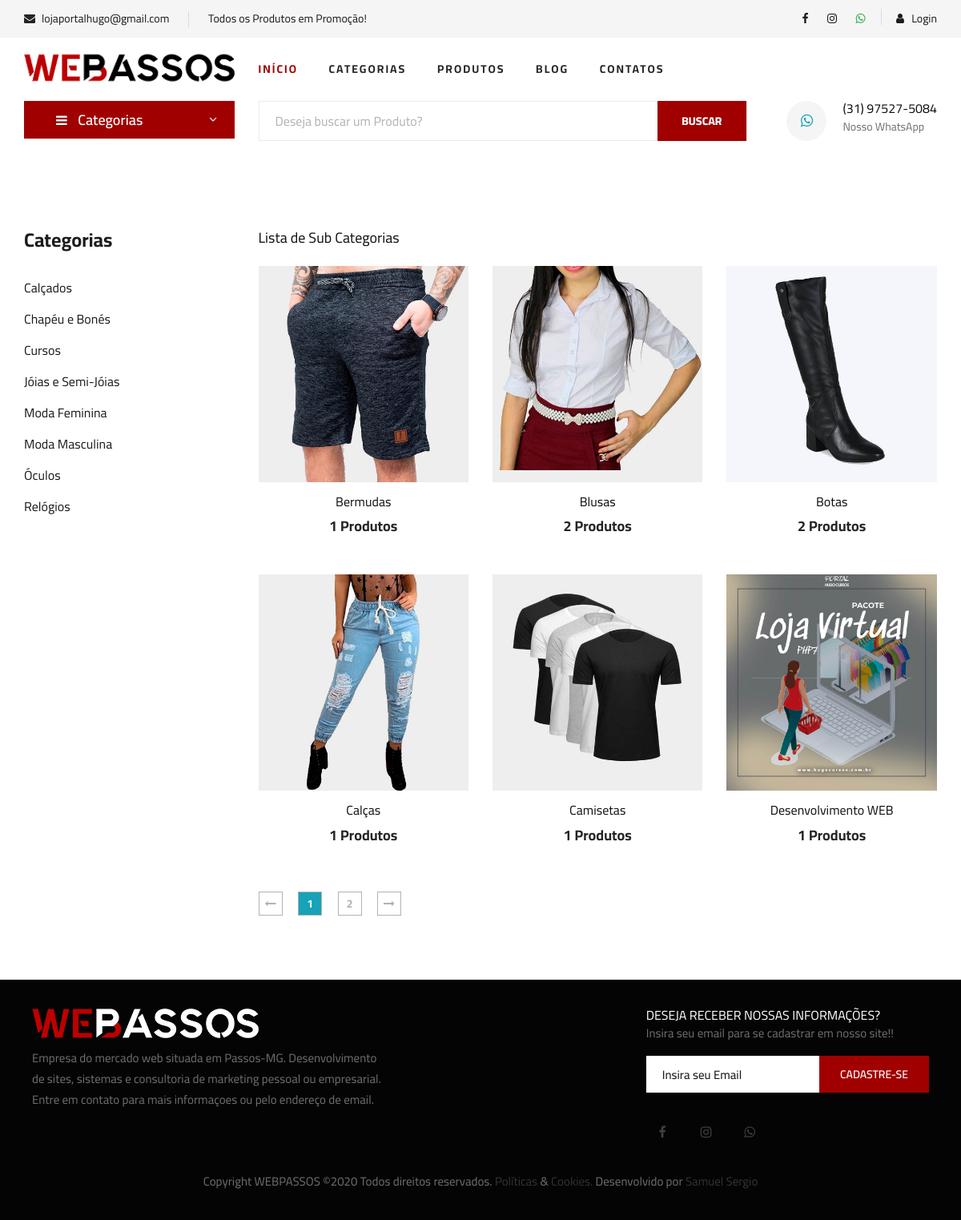
Screenshot of /sub-categorias.php with the database file from the repository.
### tables this page shows
CREATE TABLE `categorias` (
  `id` int(11) NOT NULL AUTO_INCREMENT,
  `nome` varchar(50) NOT NULL,
  `nome_url` varchar(50) NOT NULL,
  `imagem` varchar(100) NOT NULL,
  PRIMARY KEY (`id`)
);

CREATE TABLE `sub_categorias` (
  `id` int(11) NOT NULL AUTO_INCREMENT,
  `nome` varchar(50) NOT NULL,
  `nome_url` varchar(50) NOT NULL,
  `imagem` varchar(100) NOT NULL,
  `id_categoria` int(11) NOT NULL,
  PRIMARY KEY (`id`)
);

### config.php (called while the page is built, shortened)
<?php
$itens_por_pagina = 6;
 ?>

### sub-categorias.php (the view, shortened to what this page needs)
<?php
require_once("cabecalho.php");
?>
<?php
require_once("cabecalho-busca.php");
?>
<?php
if(@$_GET['pagina'] != null){
    $pag = $_GET['pagina'];
}else{
    $pag = 0;
}
$limite = $pag * @$itens_por_pagina;
$pagina = $pag;
$nome_pag = 'sub-categorias.php';
 ?>
<?php
$categoria_get = @$_GET['nome'];
$query = $pdo->query("SELECT * FROM categorias where nome_url = '$categoria_get' ");
$res = $query->fetchAll(PDO::FETCH_ASSOC);
$id_categoria = @$res[0]['id'];
 ?>
<section class="product spad">
    <div class="container">
        <div class="row">
            <div class="col-lg-3 col-md-5">
                <div class="sidebar">
                    <div class="sidebar__item">
                        <h4>Categorias</h4>
                        <ul>
                            <?php
                            $query = $pdo->query("SELECT * FROM categorias order by nome asc ");
                            $res = $query->fetchAll(PDO::FETCH_ASSOC);
                            for ($i=0; $i < count($res); $i++) {
                              $nome = $res[$i]['nome'];
                              $nome_url = $res[$i]['nome_url'];
                              ?>
                              <li><a href="sub-categoria-de-<?php echo $nome_url ?>"><?php echo $nome ?></a></li>
                          <?php } ?>
                      </ul>
                  </div>
              </div>
          </div>
          <div class="col-lg-9 col-md-7">
<h5>Lista de Sub Categorias</h5>
            <div class="row mt-4">
               <?php
               if($categoria_get != "") {
               	$query = $pdo->query("SELECT * FROM sub_categorias where id_categoria = '$id_categoria' order by nome asc");
               }else{
               	 $query = $pdo->query("SELECT * FROM sub_categorias order by nome asc LIMIT $limite, $itens_por_pagina");
               }
               $res = $query->fetchAll(PDO::FETCH_ASSOC);
               for ($i=0; $i < count($res); $i++) {
                  $nome = $res[$i]['nome'];
                  $imagem = $res[$i]['imagem'];
                  $nome_url = $res[$i]['nome_url'];
                  $id = $res[$i]['id'];
                  $query2 = $pdo->query("SELECT * FROM produtos where sub_categoria = '$id' ");
                  $res2 = $query2->fetchAll(PDO::FETCH_ASSOC);
                  $total_itens = @count($res2);
                  $query3 = $pdo->query("SELECT * FROM sub_categorias ");
                  $res3 = $query3->fetchAll(PDO::FETCH_ASSOC);
                  $num_total = @count($res3);
                  $num_paginas = ceil($num_total/$itens_por_pagina);
                  ?>
                  <div class="col-lg-4 col-md-6 col-sm-6">
                    <div class="product__item">
                        <div class="product__item__pic set-bg" data-setbg="img/sub-categorias/<?php echo $imagem ?>">
                        </div>
                        <div class="product__item__text">
                            <a href="produtos-<?php echo $nome_url ?>"><h6><?php echo $nome ?></h6>
                                <h5><?php echo $total_itens ?> Produtos</h5></a>
                            </div>
                        </div>
                    </div>
                <?php } ?>
            </div>
            <?php if($categoria_get == "") { ?>
            <div class="product__pagination">
                <a href="<?php echo $nome_pag ?>?pagina=0"><i class="fa fa-long-arrow-left"></i></a>
                <?php
                    for($i = 0; $i < @$num_paginas; $i++){
                        $estilo = '';
                        if($pagina == $i){
                            $estilo = 'bg-info text-light';
                        }
                        if($pagina >= ($i - 2) && $pagina <= ($i + 2)){ ?>
                         <a href="<?php echo $nome_pag ?>?pagina=<?php echo $i ?>" class="<?php echo $estilo ?>"><?php echo $i + 1 ?></a>
                       <?php }
                    }
                 ?>
                <a href="<?php echo $nome_pag ?>?pagina=<?php echo $num_paginas - 1 ?>"><i class="fa fa-long-arrow-right"></i></a>
            </div>
        	<?php } ?>
        </div>
    </div>
</div>
</section>
<?php
require_once("rodape.php");
?>

### css/style.css (style rules this page uses)
html, body { height: 100%; font-family: "Cairo", sans-serif; -webkit-font-smoothing: antialiased; font-smoothing: antialiased; }
h1, h2, h3, h4, h5, h6 { margin: 0; color: #111111; font-weight: 400; font-family: "Cairo", sans-serif; }
h4 { font-size: 24px; }
h5 { font-size: 18px; }
h6 { font-size: 16px; }
ul, ol { padding: 0; margin: 0; }
.set-bg { background-repeat: no-repeat; background-size: cover; background-position: top center; }
.spad { padding-top: 100px; padding-bottom: 100px; }
.sidebar__item { margin-bottom: 35px; }
.sidebar__item h4 { color: #1c1c1c; font-weight: 700; margin-bottom: 25px; }
.sidebar__item ul li { list-style: none; }
.sidebar__item ul li a { font-size: 16px; color: #1c1c1c; line-height: 39px; display: block; }
.product { padding-top: 80px; padding-bottom: 80px; }
.product__item { margin-bottom: 50px; }
.product__item__pic { height: 270px; position: relative; overflow: hidden; }
.product__item__text { text-align: center; padding-top: 15px; }
.product__item__text h6 { margin-bottom: 10px; }
.product__item__text h5 { color: #252525; font-weight: 700; }
.product__pagination, .blog__pagination { padding-top: 10px; }
.product__pagination a, .blog__pagination a { display: inline-block; width: 30px; height: 30px; border: 1px solid #b2b2b2; font-size: 14px; color: #b2b2b2; font-weight: 700; line-height: 28px; text-align: center; margin-right: 16px; -webkit-transition: all, 0.3s; -moz-transition: all, 0.3s; -ms-transition: all, 0.3s; -o-transition: all, 0.3s; transition: all, 0.3s; }
.product__pagination a:last-child, .blog__pagination a:last-child { margin-right: 0; }
@media only screen and (min-width: 1200px) { .container { max-width: 1170px; } }

### rows the page displays
categorias: nome "Calçados"
categorias: nome "Chapéu e Bonés"
categorias: nome "Cursos"
categorias: nome "Jóias e Semi-Jóias"
categorias: nome "Moda Feminina"
categorias: nome "Moda Masculina"
categorias: nome "Óculos"
categorias: nome "Relógios"
sub_categorias: shows a picture, nome "Bermudas", total_itens "1"
sub_categorias: shows a picture, nome "Blusas", total_itens "2"
sub_categorias: shows a picture, nome "Botas", total_itens "2"
sub_categorias: shows a picture, nome "Calças", total_itens "1"
sub_categorias: shows a picture, nome "Camisetas", total_itens "1"
sub_categorias: shows a picture, nome "Desenvolvimento WEB", total_itens "1"

### other values shown
$email "lojaportalhugo@gmail.com"
$texto_destaque "Todos os Produtos em Promoção!"
$whatsapp "(31) 97527-5084"
